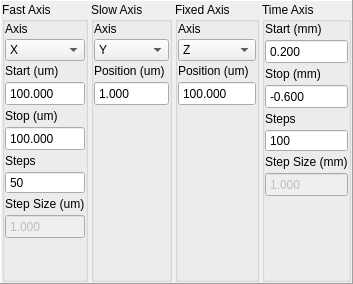
       <widget class="QFrame" name="frame">
        <property name="frameShape">
         <enum>QFrame::Panel</enum>
        </property>
        <property name="frameShadow">
         <enum>QFrame::Raised</enum>
        </property>
        <layout class="QGridLayout" name="gridLayout">
         <property name="leftMargin">
          <number>1</number>
         </property>
         <property name="topMargin">
          <number>1</number>
         </property>
         <property name="rightMargin">
          <number>1</number>
         </property>
         <property name="bottomMargin">
          <number>1</number>
         </property>
         <property name="horizontalSpacing">
          <number>3</number>
         </property>
         <property name="verticalSpacing">
          <number>0</number>
         </property>
         <item row="0" column="0">
          <widget class="QGroupBox" name="groupBox">
           <property name="title">
            <string>Fast Axis</string>
           </property>
           <layout class="QVBoxLayout" name="verticalLayout_2">
            <property name="spacing">
             <number>0</number>
            </property>
            <property name="leftMargin">
             <number>0</number>
            </property>
            <property name="topMargin">
             <number>0</number>
            </property>
            <property name="rightMargin">
             <number>0</number>
            </property>
            <property name="bottomMargin">
             <number>0</number>
            </property>
            <item>
             <layout class="QVBoxLayout" name="verticalLayout">
              <property name="spacing">
               <number>3</number>
              </property>
              <item>
               <widget class="QLabel" name="label_4">
                <property name="text">
                 <string>Axis</string>
                </property>
               </widget>
              </item>
              <item>
               <widget class="QComboBox" name="comboBoxFast">
                <item>
                 <property name="text">
                  <string>X</string>
                 </property>
                </item>
                <item>
                 <property name="text">
                  <string>Y</string>
                 </property>
                </item>
                <item>
                 <property name="text">
                  <string>Z</string>
                 </property>
                </item>
               </widget>
              </item>
              <item>
               <widget class="QLabel" name="label">
                <property name="text">
                 <string>Start (um)</string>
                </property>
               </widget>
              </item>
              <item>
               <widget class="QDoubleSpinBox" name="spinBox_fast_start">
                <property name="minimumSize">
                 <size>
                  <width>75</width>
                  <height>25</height>
                 </size>
                </property>
                <property name="maximumSize">
                 <size>
                  <width>200</width>
                  <height>40</height>
                 </size>
                </property>
                <property name="styleSheet">
                 <string notr="true">font: 11pt &quot;Arial&quot;;</string>
                </property>
                <property name="readOnly">
                 <bool>false</bool>
                </property>
                <property name="buttonSymbols">
                 <enum>QAbstractSpinBox::NoButtons</enum>
                </property>
                <property name="decimals">
                 <number>3</number>
                </property>
                <property name="minimum">
                 <double>-1.000000000000000</double>
                </property>
                <property name="maximum">
                 <double>201.000000000000000</double>
                </property>
                <property name="value">
                 <double>100.000000000000000</double>
                </property>
               </widget>
              </item>
              <item>
               <widget class="QLabel" name="label_2">
                <property name="text">
                 <string>Stop (um)</string>
                </property>
               </widget>
              </item>
              <item>
               <widget class="QDoubleSpinBox" name="spinBox_fast_stop">
                <property name="minimumSize">
                 <size>
                  <width>75</width>
                  <height>25</height>
                 </size>
                </property>
                <property name="maximumSize">
                 <size>
                  <width>200</width>
                  <height>40</height>
                 </size>
                </property>
                <property name="styleSheet">
                 <string notr="true">font: 11pt &quot;Arial&quot;;</string>
                </property>
                <property name="readOnly">
                 <bool>false</bool>
                </property>
                <property name="buttonSymbols">
                 <enum>QAbstractSpinBox::NoButtons</enum>
                </property>
                <property name="decimals">
                 <number>3</number>
                </property>
                <property name="minimum">
                 <double>-1.000000000000000</double>
                </property>
                <property name="maximum">
                 <double>201.000000000000000</double>
                </property>
                <property name="value">
                 <double>100.000000000000000</double>
                </property>
               </widget>
              </item>
              <item>
               <widget class="QLabel" name="label_3">
                <property name="text">
                 <string>Steps</string>
                </property>
               </widget>
              </item>
              <item>
               <widget class="QSpinBox" name="spinBox_fast_steps">
                <property name="buttonSymbols">
                 <enum>QAbstractSpinBox::NoButtons</enum>
                </property>
                <property name="minimum">
                 <number>1</number>
                </property>
                <property name="maximum">
                 <number>5000</number>
                </property>
                <property name="value">
                 <number>50</number>
                </property>
               </widget>
              </item>
              <item>
               <widget class="QLabel" name="label_15">
                <property name="text">
                 <string>Step Size (um)</string>
                </property>
               </widget>
              </item>
              <item>
               <widget class="QDoubleSpinBox" name="spinBox_fast_stepsize">
                <property name="enabled">
                 <bool>false</bool>
                </property>
                <property name="minimumSize">
                 <size>
                  <width>75</width>
                  <height>25</height>
                 </size>
                </property>
                <property name="maximumSize">
                 <size>
                  <width>200</width>
                  <height>40</height>
                 </size>
                </property>
                <property name="styleSheet">
                 <string notr="true">font: 11pt &quot;Arial&quot;;</string>
                </property>
                <property name="readOnly">
                 <bool>true</bool>
                </property>
                <property name="buttonSymbols">
                 <enum>QAbstractSpinBox::NoButtons</enum>
                </property>
                <property name="decimals">
                 <number>3</number>
                </property>
                <property name="minimum">
                 <double>-200.000000000000000</double>
                </property>
                <property name="maximum">
                 <double>200.000000000000000</double>
                </property>
                <property name="value">
                 <double>1.000000000000000</double>
                </property>
               </widget>
              </item>
              <item>
               <spacer name="verticalSpacer_5">
                <property name="orientation">
                 <enum>Qt::Vertical</enum>
                </property>
                <property name="sizeHint" stdset="0">
                 <size>
                  <width>20</width>
                  <height>40</height>
                 </size>
                </property>
               </spacer>
              </item>
             </layout>
            </item>
           </layout>
          </widget>
         </item>
         <item row="0" column="1">
          <widget class="QGroupBox" name="groupBox_2">
           <property name="title">
            <string>Slow Axis</string>
           </property>
           <layout class="QVBoxLayout" name="verticalLayout_6">
            <property name="spacing">
             <number>0</number>
            </property>
            <property name="leftMargin">
             <number>0</number>
            </property>
            <property name="topMargin">
             <number>0</number>
            </property>
            <property name="rightMargin">
             <number>0</number>
            </property>
            <property name="bottomMargin">
             <number>0</number>
            </property>
            <item>
             <layout class="QVBoxLayout" name="verticalLayout_5">
              <property name="spacing">
               <number>3</number>
              </property>
              <item>
               <widget class="QLabel" name="label_5">
                <property name="text">
                 <string>Axis</string>
                </property>
               </widget>
              </item>
              <item>
               <widget class="QComboBox" name="comboBoxSlow">
                <property name="currentIndex">
                 <number>1</number>
                </property>
                <item>
                 <property name="text">
                  <string>X</string>
                 </property>
                </item>
                <item>
                 <property name="text">
                  <string>Y</string>
                 </property>
                </item>
                <item>
                 <property name="text">
                  <string>Z</string>
                 </property>
                </item>
               </widget>
              </item>
              <item>
               <widget class="QLabel" name="label_6">
                <property name="text">
                 <string>Position (um)</string>
                </property>
               </widget>
              </item>
              <item>
               <widget class="QDoubleSpinBox" name="spinBox_slow_position">
                <property name="minimumSize">
                 <size>
                  <width>75</width>
                  <height>25</height>
                 </size>
                </property>
                <property name="maximumSize">
                 <size>
                  <width>200</width>
                  <height>40</height>
                 </size>
                </property>
                <property name="styleSheet">
                 <string notr="true">font: 11pt &quot;Arial&quot;;</string>
                </property>
                <property name="readOnly">
                 <bool>false</bool>
                </property>
                <property name="buttonSymbols">
                 <enum>QAbstractSpinBox::NoButtons</enum>
                </property>
                <property name="decimals">
                 <number>3</number>
                </property>
                <property name="minimum">
                 <double>-1.000000000000000</double>
                </property>
                <property name="maximum">
                 <double>201.000000000000000</double>
                </property>
                <property name="value">
                 <double>1.000000000000000</double>
                </property>
               </widget>
              </item>
              <item>
               <spacer name="verticalSpacer_2">
                <property name="orientation">
                 <enum>Qt::Vertical</enum>
                </property>
                <property name="sizeHint" stdset="0">
                 <size>
                  <width>20</width>
                  <height>40</height>
                 </size>
                </property>
               </spacer>
              </item>
             </layout>
            </item>
           </layout>
          </widget>
         </item>
         <item row="0" column="2">
          <widget class="QGroupBox" name="groupBox_3">
           <property name="title">
            <string>Fixed Axis</string>
           </property>
           <layout class="QVBoxLayout" name="verticalLayout_4">
            <property name="spacing">
             <number>0</number>
            </property>
            <property name="leftMargin">
             <number>0</number>
            </property>
            <property name="topMargin">
             <number>0</number>
            </property>
            <property name="rightMargin">
             <number>0</number>
            </property>
            <property name="bottomMargin">
             <number>0</number>
            </property>
            <item>
             <layout class="QVBoxLayout" name="verticalLayout_3">
              <property name="spacing">
               <number>3</number>
              </property>
              <item>
               <widget class="QLabel" name="label_9">
                <property name="text">
                 <string>Axis</string>
                </property>
               </widget>
              </item>
              <item>
               <widget class="QComboBox" name="comboBoxFixed">
                <property name="currentIndex">
                 <number>2</number>
                </property>
                <item>
                 <property name="text">
                  <string>X</string>
                 </property>
                </item>
                <item>
                 <property name="text">
                  <string>Y</string>
                 </property>
                </item>
                <item>
                 <property name="text">
                  <string>Z</string>
                 </property>
                </item>
               </widget>
              </item>
              <item>
               <widget class="QLabel" name="label_10">
                <property name="text">
                 <string>Position (um)</string>
                </property>
               </widget>
              </item>
              <item>
               <widget class="QDoubleSpinBox" name="spinBox_fixed_position">
                <property name="minimumSize">
                 <size>
                  <width>75</width>
                  <height>25</height>
                 </size>
                </property>
                <property name="maximumSize">
                 <size>
                  <width>200</width>
                  <height>40</height>
                 </size>
                </property>
                <property name="styleSheet">
                 <string notr="true">font: 11pt &quot;Arial&quot;;</string>
                </property>
                <property name="readOnly">
                 <bool>false</bool>
                </property>
                <property name="buttonSymbols">
                 <enum>QAbstractSpinBox::NoButtons</enum>
                </property>
                <property name="decimals">
                 <number>3</number>
                </property>
                <property name="minimum">
                 <double>-1.000000000000000</double>
                </property>
                <property name="maximum">
                 <double>201.000000000000000</double>
                </property>
                <property name="value">
                 <double>100.000000000000000</double>
                </property>
               </widget>
              </item>
              <item>
               <spacer name="verticalSpacer_3">
                <property name="orientation">
                 <enum>Qt::Vertical</enum>
                </property>
                <property name="sizeHint" stdset="0">
                 <size>
                  <width>20</width>
                  <height>40</height>
                 </size>
                </property>
               </spacer>
              </item>
             </layout>
            </item>
           </layout>
          </widget>
         </item>
         <item row="0" column="3">
          <widget class="QGroupBox" name="groupBox_7">
           <property name="title">
            <string>Time Axis</string>
           </property>
           <layout class="QVBoxLayout" name="verticalLayout_20">
            <property name="spacing">
             <number>0</number>
            </property>
            <property name="leftMargin">
             <number>0</number>
            </property>
            <property name="topMargin">
             <number>0</number>
            </property>
            <property name="rightMargin">
             <number>0</number>
            </property>
            <property name="bottomMargin">
             <number>0</number>
            </property>
            <item>
             <layout class="QVBoxLayout" name="verticalLayout_19">
              <property name="spacing">
               <number>3</number>
              </property>
              <item>
               <widget class="QLabel" name="label_7">
                <property name="text">
                 <string>Start (mm)</string>
                </property>
               </widget>
              </item>
              <item>
               <widget class="QDoubleSpinBox" name="spinBox_time_start">
                <property name="minimumSize">
                 <size>
                  <width>75</width>
                  <height>25</height>
                 </size>
                </property>
                <property name="maximumSize">
                 <size>
                  <width>200</width>
                  <height>40</height>
                 </size>
                </property>
                <property name="styleSheet">
                 <string notr="true">font: 11pt &quot;Arial&quot;;</string>
                </property>
                <property name="readOnly">
                 <bool>false</bool>
                </property>
                <property name="buttonSymbols">
                 <enum>QAbstractSpinBox::NoButtons</enum>
                </property>
                <property name="decimals">
                 <number>3</number>
                </property>
                <property name="minimum">
                 <double>-1000.000000000000000</double>
                </property>
                <property name="maximum">
                 <double>1000.000000000000000</double>
                </property>
                <property name="singleStep">
                 <double>0.100000000000000</double>
                </property>
                <property name="value">
                 <double>0.200000000000000</double>
                </property>
               </widget>
              </item>
              <item>
               <widget class="QLabel" name="label_11">
                <property name="text">
                 <string>Stop (mm)</string>
                </property>
               </widget>
              </item>
              <item>
               <widget class="QDoubleSpinBox" name="spinBox_time_stop">
                <property name="minimumSize">
                 <size>
                  <width>75</width>
                  <height>25</height>
                 </size>
                </property>
                <property name="maximumSize">
                 <size>
                  <width>200</width>
                  <height>40</height>
                 </size>
                </property>
                <property name="styleSheet">
                 <string notr="true">font: 11pt &quot;Arial&quot;;</string>
                </property>
                <property name="readOnly">
                 <bool>false</bool>
                </property>
                <property name="buttonSymbols">
                 <enum>QAbstractSpinBox::NoButtons</enum>
                </property>
                <property name="decimals">
                 <number>3</number>
                </property>
                <property name="minimum">
                 <double>-1000.000000000000000</double>
                </property>
                <property name="maximum">
                 <double>1000.000000000000000</double>
                </property>
                <property name="singleStep">
                 <double>0.100000000000000</double>
                </property>
                <property name="value">
                 <double>-0.600000000000000</double>
                </property>
               </widget>
              </item>
              <item>
               <widget class="QLabel" name="label_8">
                <property name="text">
                 <string>Steps</string>
                </property>
               </widget>
              </item>
              <item>
               <widget class="QSpinBox" name="spinBox_time_steps">
                <property name="buttonSymbols">
                 <enum>QAbstractSpinBox::NoButtons</enum>
                </property>
                <property name="minimum">
                 <number>1</number>
                </property>
                <property name="maximum">
                 <number>50000</number>
                </property>
                <property name="value">
                 <number>100</number>
                </property>
               </widget>
              </item>
              <item>
               <widget class="QLabel" name="label_24">
                <property name="text">
                 <string>Step Size (mm)</string>
                </property>
               </widget>
              </item>
              <item>
               <widget class="QDoubleSpinBox" name="spinBox_fast_stepsize_2">
                <property name="enabled">
                 <bool>false</bool>
                </property>
                <property name="minimumSize">
                 <size>
                  <width>75</width>
                  <height>25</height>
                 </size>
                </property>
                <property name="maximumSize">
                 <size>
                  <width>200</width>
                  <height>40</height>
                 </size>
                </property>
                <property name="styleSheet">
                 <string notr="true">font: 11pt &quot;Arial&quot;;</string>
                </property>
                <property name="readOnly">
                 <bool>true</bool>
                </property>
                <property name="buttonSymbols">
                 <enum>QAbstractSpinBox::NoButtons</enum>
                </property>
                <property name="decimals">
                 <number>3</number>
                </property>
                <property name="minimum">
                 <double>-200.000000000000000</double>
                </property>
                <property name="maximum">
                 <double>200.000000000000000</double>
                </property>
                <property name="value">
                 <double>1.000000000000000</double>
                </property>
               </widget>
              </item>
              <item>
               <spacer name="verticalSpacer_4">
                <property name="orientation">
                 <enum>Qt::Vertical</enum>
                </property>
                <property name="sizeHint" stdset="0">
                 <size>
                  <width>20</width>
                  <height>40</height>
                 </size>
                </property>
               </spacer>
              </item>
             </layout>
            </item>
           </layout>
          </widget>
         </item>
        </layout>
       </widget>
